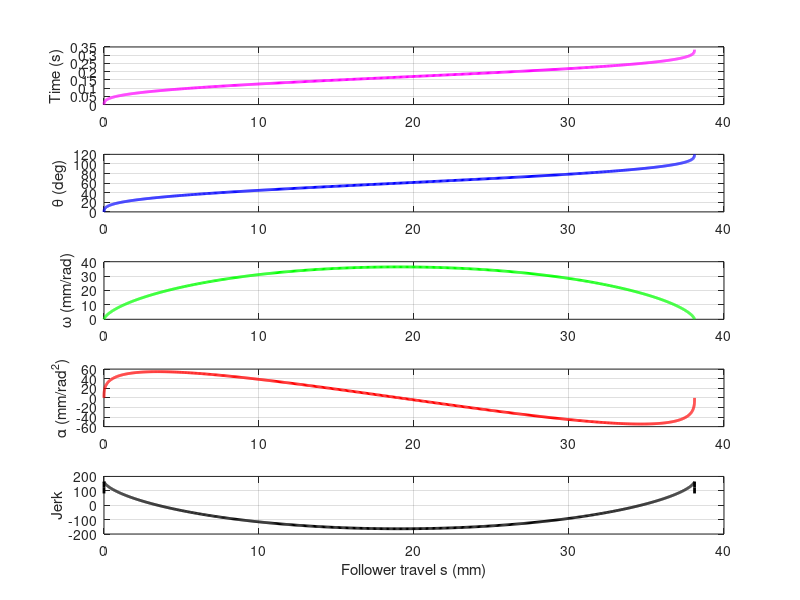

MATLAB code to generate this figure: (Note: this script raises an error after producing the figure.)
clear; clc; close all;

% Parameters
S = 38.10;                     % Total rise [mm]
theta_seg = 120;            % Segment duration [deg]
n_points = 1000;
omega_const = 2 * pi;       % Constant cam angular speed [rad/s] (1 rev/sec)

% Angle vector in degrees and radians
theta_deg = linspace(0, theta_seg, n_points);
theta_rad = deg2rad(theta_deg);

% Define follower displacement s(θ): Cycloidal motion
s = S * (theta_rad/theta_rad(end) - (1/(2*pi))*sin(2*pi*theta_rad/theta_rad(end)));

% Compute derivatives wrt θ
dtheta = theta_rad(2) - theta_rad(1);
v = gradient(s, dtheta);           % Velocity: ds/dθ
a = gradient(v, dtheta);           % Acceleration: d²s/dθ²
j = gradient(a, dtheta);           % Jerk: d³s/dθ³

% Invert s(θ) to get θ(s)
[s_unique, idx_unique] = unique(s, 'stable');
theta_s = interp1(s_unique, theta_rad(idx_unique), s_unique, 'pchip');
omega_s = interp1(s_unique, v(idx_unique), s_unique, 'pchip');
alpha_s = interp1(s_unique, a(idx_unique), s_unique, 'pchip');
jerk_s = interp1(s_unique, j(idx_unique), s_unique, 'pchip');
time_s = theta_s / omega_const;

% Convert to degrees for plotting
theta_s_deg = rad2deg(theta_s);

% === Plot ===
figure;

subplot(5,1,1)
plot(s_unique, time_s, 'm','LineWidth',2); ylabel('Time (s)'); grid on;

subplot(5,1,2)
plot(s_unique, theta_s_deg, 'b','LineWidth',2); ylabel('\theta (deg)'); grid on;

subplot(5,1,3)
plot(s_unique, omega_s, 'g','LineWidth',2); ylabel('\omega (mm/rad)'); grid on;

subplot(5,1,4)
plot(s_unique, alpha_s, 'r','LineWidth',2); ylabel('\alpha (mm/rad^2)'); grid on;

subplot(5,1,5)
plot(s_unique, jerk_s, 'k','LineWidth',2); ylabel('Jerk'); xlabel('Follower travel s (mm)'); grid on;

sgtitle('Cylindrical Cam Kinematics for 120° Rise Segment');


r_cyl = 30; % [mm] radius of cylindrical cam (adjust as needed)

phi = atan(v ./ r_cyl);         % Pressure angle in radians
phi_deg = rad2deg(phi);         % Convert to degrees



figure;
plot(theta_deg, phi_deg, 'LineWidth', 2);
xlabel('\theta [°]');
ylabel('Pressure Angle [°]');
title('Pressure Angle for Cylindrical Cam');
grid on; box on;

